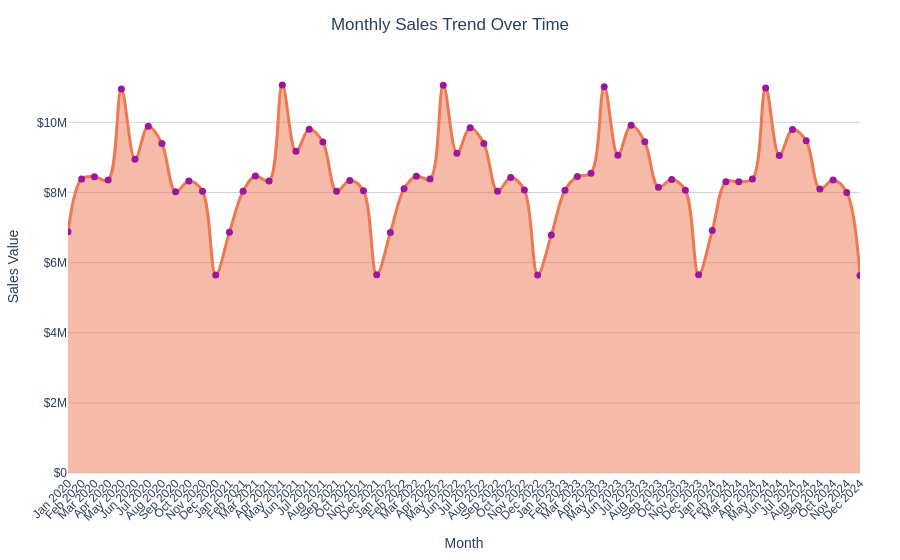

The cell this chart's notebook holds for it:
### Markdown cell above
## section 2.1 (all the codes in one cell - do not insert extra cells)

### Code cell
import pandas as pd
import plotly.express as px

#Monthly Sales Trend Over Time
#Create Year-Month for time series
df['year_month'] = df['Date'].dt.to_period('M')
monthly_sales = df.groupby('year_month')['value_sales'].mean().reset_index()
monthly_sales['year_month'] = monthly_sales['year_month'].astype(str)


#Aggregate sales by month
monthly_sales = (
    df
    .groupby("year_month", as_index=False)["value_sales"]
    .sum()
)

#Convert the PeriodDtype into actual datetime for plotting
monthly_sales["year_month"] = monthly_sales["year_month"].dt.to_timestamp()

#Create the Plotly Express figure
fig = px.line(
    monthly_sales,
    x="year_month",
    y="value_sales",
    title="Monthly Sales Trend Over Time",
    labels={
        "year_month": "Month",
        "value_sales": "Sales Value"
    },
    markers=True,
    template="plotly_white"
)

fig.update_traces(
    mode="lines+markers",
    line_shape="spline",
    line=dict(width=3, color=px.colors.sequential.Plasma[6]),
    marker=dict(size=7, color=px.colors.sequential.Plasma[3]),
    fill="tozeroy"
)

fig.update_layout(
    xaxis=dict(
        tickformat="%b %Y",
        dtick="M1",
        tickangle=-45,
        showgrid=False
    ),
    yaxis=dict(
        tickprefix="$",
        separatethousands=True,
        showgrid=True,
        gridcolor="lightgrey"
    ),
    title=dict(x=0.5, xanchor="center"),
    font=dict(family="Arial", size=12),
    margin=dict(l=40, r=40, t=60, b=60)
)

fig.show()

### Figure 1 — Plotly figure (JSON) as saved in the notebook; plotly's stock layout.template omitted (floating-point values rounded to 4 significant figures)
{"data": [{"fill": "tozeroy", "hovertemplate": "Month=%{x}<br>Sales Value=%{y}<extra></extra>", "legendgroup": "", "line": {"color": "#ed7953", "dash": "solid", "shape": "spline", "width": 3}, "marker": {"color": "#9c179e", "size": 7, "symbol": "circle"}, "mode": "lines+markers", "name": "", "orientation": "v", "showlegend": false, "type": "scatter", "x": ["2020-01-01T00:00:00.000000", "2020-02-01T00:00:00.000000", "2020-03-01T00:00:00.000000", "2020-04-01T00:00:00.000000", "2020-05-01T00:00:00.000000", "2020-06-01T00:00:00.000000", "2020-07-01T00:00:00.000000", "2020-08-01T00:00:00.000000", "2020-09-01T00:00:00.000000", "2020-10-01T00:00:00.000000", "2020-11-01T00:00:00.000000", "2020-12-01T00:00:00.000000", "2021-01-01T00:00:00.000000", "2021-02-01T00:00:00.000000", "2021-03-01T00:00:00.000000", "2021-04-01T00:00:00.000000", "2021-05-01T00:00:00.000000", "2021-06-01T00:00:00.000000", "2021-07-01T00:00:00.000000", "2021-08-01T00:00:00.000000", "2021-09-01T00:00:00.000000", "2021-10-01T00:00:00.000000", "2021-11-01T00:00:00.000000", "2021-12-01T00:00:00.000000", "2022-01-01T00:00:00.000000", "2022-02-01T00:00:00.000000", "2022-03-01T00:00:00.000000", "2022-04-01T00:00:00.000000", "2022-05-01T00:00:00.000000", "2022-06-01T00:00:00.000000", "2022-07-01T00:00:00.000000", "2022-08-01T00:00:00.000000", "2022-09-01T00:00:00.000000", "2022-10-01T00:00:00.000000", "2022-11-01T00:00:00.000000", "2022-12-01T00:00:00.000000", "2023-01-01T00:00:00.000000", "2023-02-01T00:00:00.000000", "2023-03-01T00:00:00.000000", "2023-04-01T00:00:00.000000", "2023-05-01T00:00:00.000000", "2023-06-01T00:00:00.000000", "2023-07-01T00:00:00.000000", "2023-08-01T00:00:00.000000", "2023-09-01T00:00:00.000000", "2023-10-01T00:00:00.000000", "2023-11-01T00:00:00.000000", "2023-12-01T00:00:00.000000", "2024-01-01T00:00:00.000000", "2024-02-01T00:00:00.000000", "2024-03-01T00:00:00.000000", "2024-04-01T00:00:00.000000", "2024-05-01T00:00:00.000000", "2024-06-01T00:00:00.000000", "2024-07-01T00:00:00.000000", "2024-08-01T00:00:00.000000", "2024-09-01T00:00:00.000000", "2024-10-01T00:00:00.000000", "2024-11-01T00:00:00.000000", "2024-12-01T00:00:00.000000"], "xaxis": "x", "y": [6876000.0, 8387000.0, 8446000.0, 8351000.0, 10950000.0, 8945000.0, 9887000.0, 9394000.0, 8021000.0, 8325000.0, 8036000.0, 5646000.0, 6868000.0, 8035000.0, 8470000.0, 8323000.0, 11060000.0, 9176000.0, 9799000.0, 9435000.0, 8031000.0, 8339000.0, 8049000.0, 5655000.0, 6860000.0, 8104000.0, 8465000.0, 8383000.0, 11060000.0, 9119000.0, 9843000.0, 9394000.0, 8034000.0, 8426000.0, 8069000.0, 5647000.0, 6790000.0, 8061000.0, 8457000.0, 8548000.0, 11020000.0, 9064000.0, 9919000.0, 9446000.0, 8148000.0, 8368000.0, 8060000.0, 5655000.0, 6915000.0, 8302000.0, 8308000.0, 8381000.0, 10980000.0, 9053000.0, 9792000.0, 9472000.0, 8095000.0, 8352000.0, 7997000.0, 5629000.0], "yaxis": "y"}], "layout": {"font": {"family": "Arial", "size": 12}, "legend": {"tracegroupgap": 0}, "margin": {"b": 60, "l": 40, "r": 40, "t": 60}, "title": {"text": "Monthly Sales Trend Over Time", "x": 0.5, "xanchor": "center"}, "xaxis": {"anchor": "y", "domain": [0, 1], "dtick": "M1", "showgrid": false, "tickangle": -45, "tickformat": "%b %Y", "title": {"text": "Month"}}, "yaxis": {"anchor": "x", "domain": [0, 1], "gridcolor": "lightgrey", "separatethousands": true, "showgrid": true, "tickprefix": "$", "title": {"text": "Sales Value"}}}}
